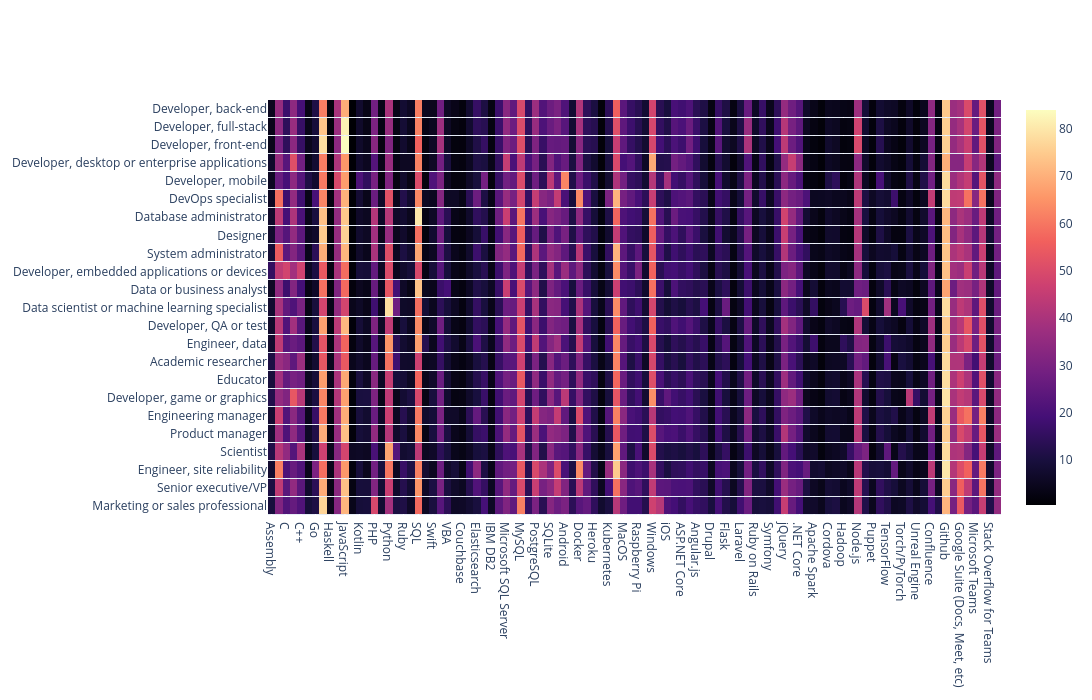

The notebook cell saved with this chart:
### Code cell
fig = go.Figure(data=go.Heatmap(z=skills, x=skills.columns,y=skills.index, colorscale='magma', ygap=1))
fig.update_layout(width=2500, height=700)
fig.show()

### Figure 1 — Plotly figure (JSON) as saved in the notebook; plotly's stock layout.template omitted (floating-point values rounded to 4 significant figures; data arrays with more than 128 entries replaced by an {"elided": "..."} marker saying what was removed)
{"data": [{"colorscale": [[0, "#000004"], [0.1111, "#180f3d"], [0.2222, "#440f76"], [0.3333, "#721f81"], [0.4444, "#9e2f7f"], [0.5556, "#cd4071"], [0.6667, "#f1605d"], [0.7778, "#fd9668"], [0.8889, "#feca8d"], [1, "#fcfdbf"]], "type": "heatmap", "x": ["Assembly", "Bash/Shell/PowerShell", "C", "C#", "C++", "Dart", "Go", "HTML/CSS", "Haskell", "Java", "JavaScript", "Julia", "Kotlin", "Objective-C", "PHP", "Perl", "Python", "R", "Ruby", "Rust", "SQL", "Scala", "Swift", "TypeScript", "VBA", "Cassandra", "Couchbase", "DynamoDB", "Elasticsearch", "Firebase", "IBM DB2", "MariaDB", "Microsoft SQL Server", "MongoDB", "MySQL", "Oracle", "PostgreSQL", "Redis", "SQLite", "AWS", "Android", "Arduino", "Docker", "Google Cloud Platform", "Heroku", "IBM Cloud or Watson", "Kubernetes", "Linux", "MacOS", "Microsoft Azure", "Raspberry Pi", "Slack Apps and Integrations", "Windows", "WordPress", "iOS", "ASP.NET", "ASP.NET Core", "Angular", "Angular.js", "Django", "Drupal", "Express", "Flask", "Gatsby", "Laravel", "React.js", "Ruby on Rails", "Spring", "Symfony", "Vue.js", "jQuery", ".NET", ".NET Core", "Ansible", "Apache Spark", "Chef", "Cordova", "Flutter", "Hadoop", "Keras", "Node.js", "Pandas", "Puppet", "React Native", "TensorFlow", "Teraform", "Torch/PyTorch", "Unity 3D", "Unreal Engine", "Xamarin", "Confluence", "Facebook Workplace", "Github", "Gitlab", "Google Suite (Docs, Meet, etc)", "Jira", "Microsoft Azure", "Microsoft Teams", "Slack", "Stack Overflow for Teams", "Trello"], "y": ["Marketing or sales professional", "Senior executive/VP", "Engineer, site reliability", "Scientist", "Product manager", "Engineering manager", "Developer, game or graphics", "Educator", "Academic researcher", "Engineer, data", "Developer, QA or test", "Data scientist or machine learning specialist", "Data or business analyst", "Developer, embedded applications or devices", "System administrator", "Designer", "Database administrator", "DevOps specialist", "Developer, mobile", "Developer, desktop or enterprise applications", "Developer, front-end", "Developer, full-stack", "Developer, back-end"], "ygap": 1, "z": {"elided": "23x101 float values"}}], "layout": {"height": 700, "width": 2500}}
